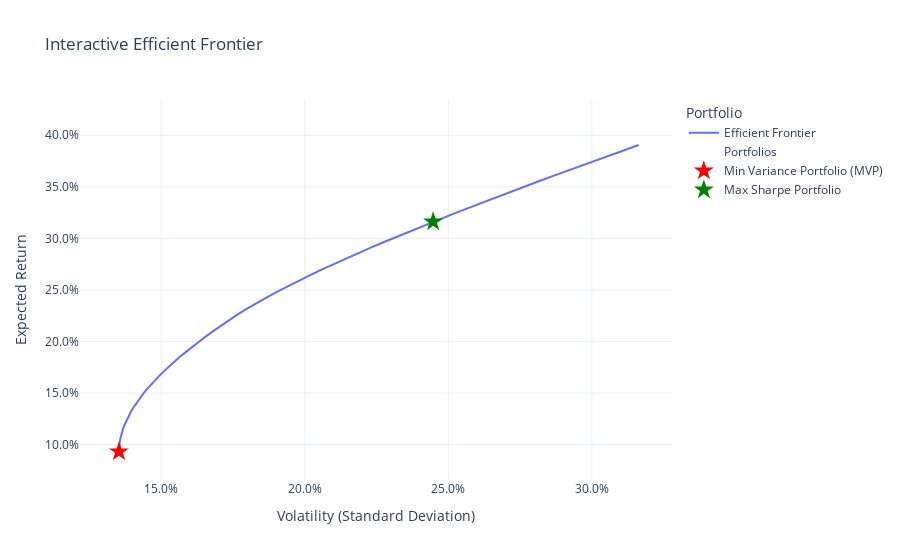

This figure's notebook cell:
### Code cell
import plotly.io as pio
import plotly.graph_objects as go

# --- Recalculate the key portfolio stats for clarity
mvp_return_hist, mvp_vol_hist, _ = portfolio_stats(w_mvp, er_hist, cov_matrix, rf)
sharpe_return_hist, sharpe_vol_hist, _ = portfolio_stats(w_sharpe_hist, er_hist, cov_matrix, rf)
assets = ['Gold', 'Oil', 'SPY', 'Apple']

# --- Helper function to solve for the portfolio with a target return
# (Modified to return weights for the hover-text)
def solve_for_target_return(er, cov, target_return):
    n = len(er)
    w = cp.Variable(n)
    objective = cp.Minimize(cp.quad_form(w, cov))
    constraints = [cp.sum(w) == 1, er @ w == target_return, w >= 0]
    problem = cp.Problem(objective, constraints)
    problem.solve()
    
    # Check if a solution was found
    if problem.status == 'optimal' or problem.status == 'optimal_inaccurate':
        return (np.sqrt(problem.value), w.value)
    else:
        # Return NaN if no optimal portfolio exists for this return level
        return (np.nan, np.full(n, np.nan))

# --- Generate the points for the TRUE Efficient Frontier
# 1. Start from the MVP's return and go up to the max single-asset return
# 2. This removes the inefficient bottom half of the curve.
target_returns = np.linspace(mvp_return_hist, max(er_hist)*1.05, 75)
frontier_vols = []
frontier_weights = []

for r in target_returns:
    vol, weights = solve_for_target_return(er_hist, cov_matrix, r)
    frontier_vols.append(vol)
    frontier_weights.append(weights)
    
# --- Create the interactive plot with Plotly
fig = go.Figure()

# Add the Efficient Frontier line
fig.add_trace(go.Scatter(
    x=frontier_vols, y=target_returns,
    mode='lines',
    name='Efficient Frontier'
))

# Create the hover text for each point on the frontier
hover_texts = []
for weights in frontier_weights:
    text = ""
    # Ensure weights is a valid array before formatting
    if weights is not None and not np.isnan(weights).any():
        text += f"<b>Return:</b> {target_returns[len(hover_texts)]:.3f}<br>"
        text += f"<b>Volatility:</b> {frontier_vols[len(hover_texts)]:.3f}<br><br>"
        for i, asset in enumerate(assets):
            text += f"<b>{asset}:</b> {weights[i]:.2%}<br>"
    hover_texts.append(text)

# Add the invisible scatter points for the hover-over functionality
fig.add_trace(go.Scatter(
    x=frontier_vols, y=target_returns,
    mode='markers',
    marker=dict(color='rgba(0,0,0,0)'), # Make markers invisible
    hoverinfo='text',
    hovertext=hover_texts,
    name='Portfolios'
))

# Add the Minimum Variance Portfolio (MVP)
fig.add_trace(go.Scatter(
    x=[mvp_vol_hist], y=[mvp_return_hist],
    mode='markers',
    marker=dict(symbol='star', color='red', size=15),
    name='Min Variance Portfolio (MVP)'
))

# Add the Max Sharpe Portfolio
fig.add_trace(go.Scatter(
    x=[sharpe_vol_hist], y=[sharpe_return_hist],
    mode='markers',
    marker=dict(symbol='star', color='green', size=15),
    name='Max Sharpe Portfolio'
))

# Update layout for a professional look
fig.update_layout(
    title='Interactive Efficient Frontier',
    xaxis_title='Volatility (Standard Deviation)',
    yaxis_title='Expected Return',
    yaxis_tickformat='.1%',
    xaxis_tickformat='.1%',
    legend_title="Portfolio",
    template='plotly_white'
)

pio.renderers.default = "vscode"  # or "vscode" if you're in VS Code

fig.show()

### Figure 1 — Plotly figure (JSON) as saved in the notebook; plotly's stock layout.template omitted (floating-point values rounded to 4 significant figures)
{"data": [{"mode": "lines", "name": "Efficient Frontier", "type": "scatter", "x": [0.1353, 0.1354, 0.1356, 0.1358, 0.1362, 0.1367, 0.1372, 0.1379, 0.1386, 0.1395, 0.1404, 0.1414, 0.1425, 0.1437, 0.145, 0.1463, 0.1477, 0.1492, 0.1508, 0.1524, 0.1542, 0.1559, 0.1578, 0.1597, 0.1616, 0.1637, 0.1657, 0.1679, 0.17, 0.1723, 0.1745, 0.1769, 0.1794, 0.1821, 0.1848, 0.1876, 0.1904, 0.1934, 0.1965, 0.1996, 0.2028, 0.2061, 0.2094, 0.2128, 0.2163, 0.2198, 0.2234, 0.227, 0.2307, 0.2344, 0.2382, 0.242, 0.2459, 0.2498, 0.2537, 0.2577, 0.2617, 0.2657, 0.2698, 0.2739, 0.278, 0.2822, 0.2864, 0.2906, 0.2948, 0.2991, 0.3033, 0.3076, 0.3119, 0.3163, null, null, null, null, null], "y": [0.09325, 0.09756, 0.1019, 0.1062, 0.1105, 0.1148, 0.1191, 0.1234, 0.1277, 0.132, 0.1363, 0.1407, 0.145, 0.1493, 0.1536, 0.1579, 0.1622, 0.1665, 0.1708, 0.1751, 0.1794, 0.1838, 0.1881, 0.1924, 0.1967, 0.201, 0.2053, 0.2096, 0.2139, 0.2182, 0.2225, 0.2268, 0.2312, 0.2355, 0.2398, 0.2441, 0.2484, 0.2527, 0.257, 0.2613, 0.2656, 0.2699, 0.2743, 0.2786, 0.2829, 0.2872, 0.2915, 0.2958, 0.3001, 0.3044, 0.3087, 0.313, 0.3173, 0.3217, 0.326, 0.3303, 0.3346, 0.3389, 0.3432, 0.3475, 0.3518, 0.3561, 0.3604, 0.3648, 0.3691, 0.3734, 0.3777, 0.382, 0.3863, 0.3906, 0.3949, 0.3992, 0.4035, 0.4078, 0.4122]}, {"hoverinfo": "text", "hovertext": ["<b>Return:</b> 0.093<br><b>Volatility:</b> 0.135<br><br><b>Gold:</b> 57.36%<br><b>Oil:</b> -0.00%<br><b>SPY:</b> 42.64%<br><b>Apple:</b> 0.00%<br>", "<b>Return:</b> 0.098<br><b>Volatility:</b> 0.135<br><br><b>Gold:</b> 57.24%<br><b>Oil:</b> 0.00%<br><b>SPY:</b> 41.24%<br><b>Apple:</b> 1.52%<br>", "<b>Return:</b> 0.102<br><b>Volatility:</b> 0.136<br><br><b>Gold:</b> 57.17%<br><b>Oil:</b> 0.00%<br><b>SPY:</b> 39.78%<br><b>Apple:</b> 3.05%<br>", "<b>Return:</b> 0.106<br><b>Volatility:</b> 0.136<br><br><b>Gold:</b> 57.10%<br><b>Oil:</b> 0.00%<br><b>SPY:</b> 38.33%<br><b>Apple:</b> 4.58%<br>", "<b>Return:</b> 0.110<br><b>Volatility:</b> 0.136<br><br><b>Gold:</b> 57.03%<br><b>Oil:</b> 0.00%<br><b>SPY:</b> 36.87%<br><b>Apple:</b> 6.10%<br>", "<b>Return:</b> 0.115<br><b>Volatility:</b> 0.137<br><br><b>Gold:</b> 56.96%<br><b>Oil:</b> 0.00%<br><b>SPY:</b> 35.41%<br><b>Apple:</b> 7.63%<br>", "<b>Return:</b> 0.119<br><b>Volatility:</b> 0.137<br><br><b>Gold:</b> 56.89%<br><b>Oil:</b> 0.00%<br><b>SPY:</b> 33.95%<br><b>Apple:</b> 9.16%<br>", "<b>Return:</b> 0.123<br><b>Volatility:</b> 0.138<br><br><b>Gold:</b> 56.81%<br><b>Oil:</b> 0.00%<br><b>SPY:</b> 32.50%<br><b>Apple:</b> 10.69%<br>", "<b>Return:</b> 0.128<br><b>Volatility:</b> 0.139<br><br><b>Gold:</b> 56.74%<br><b>Oil:</b> 0.00%<br><b>SPY:</b> 31.04%<br><b>Apple:</b> 12.21%<br>", "<b>Return:</b> 0.132<br><b>Volatility:</b> 0.139<br><br><b>Gold:</b> 56.67%<br><b>Oil:</b> 0.00%<br><b>SPY:</b> 29.58%<br><b>Apple:</b> 13.74%<br>", "<b>Return:</b> 0.136<br><b>Volatility:</b> 0.140<br><br><b>Gold:</b> 56.60%<br><b>Oil:</b> 0.00%<br><b>SPY:</b> 28.13%<br><b>Apple:</b> 15.27%<br>", "<b>Return:</b> 0.141<br><b>Volatility:</b> 0.141<br><br><b>Gold:</b> 56.53%<br><b>Oil:</b> 0.00%<br><b>SPY:</b> 26.67%<br><b>Apple:</b> 16.80%<br>", "<b>Return:</b> 0.145<br><b>Volatility:</b> 0.143<br><br><b>Gold:</b> 56.46%<br><b>Oil:</b> 0.00%<br><b>SPY:</b> 25.21%<br><b>Apple:</b> 18.33%<br>", "<b>Return:</b> 0.149<br><b>Volatility:</b> 0.144<br><br><b>Gold:</b> 56.39%<br><b>Oil:</b> 0.00%<br><b>SPY:</b> 23.76%<br><b>Apple:</b> 19.85%<br>", "<b>Return:</b> 0.154<br><b>Volatility:</b> 0.145<br><br><b>Gold:</b> 56.32%<br><b>Oil:</b> 0.00%<br><b>SPY:</b> 22.30%<br><b>Apple:</b> 21.38%<br>", "<b>Return:</b> 0.158<br><b>Volatility:</b> 0.146<br><br><b>Gold:</b> 56.25%<br><b>Oil:</b> 0.00%<br><b>SPY:</b> 20.84%<br><b>Apple:</b> 22.91%<br>", "<b>Return:</b> 0.162<br><b>Volatility:</b> 0.148<br><br><b>Gold:</b> 56.18%<br><b>Oil:</b> 0.00%<br><b>SPY:</b> 19.39%<br><b>Apple:</b> 24.44%<br>", "<b>Return:</b> 0.167<br><b>Volatility:</b> 0.149<br><br><b>Gold:</b> 56.11%<br><b>Oil:</b> 0.00%<br><b>SPY:</b> 17.93%<br><b>Apple:</b> 25.96%<br>", "<b>Return:</b> 0.171<br><b>Volatility:</b> 0.151<br><br><b>Gold:</b> 56.04%<br><b>Oil:</b> 0.00%<br><b>SPY:</b> 16.47%<br><b>Apple:</b> 27.49%<br>", "<b>Return:</b> 0.175<br><b>Volatility:</b> 0.152<br><br><b>Gold:</b> 55.97%<br><b>Oil:</b> 0.00%<br><b>SPY:</b> 15.02%<br><b>Apple:</b> 29.02%<br>", "<b>Return:</b> 0.179<br><b>Volatility:</b> 0.154<br><br><b>Gold:</b> 55.90%<br><b>Oil:</b> 0.00%<br><b>SPY:</b> 13.56%<br><b>Apple:</b> 30.55%<br>", "<b>Return:</b> 0.184<br><b>Volatility:</b> 0.156<br><br><b>Gold:</b> 55.83%<br><b>Oil:</b> 0.00%<br><b>SPY:</b> 12.10%<br><b>Apple:</b> 32.07%<br>", "<b>Return:</b> 0.188<br><b>Volatility:</b> 0.158<br><br><b>Gold:</b> 55.75%<br><b>Oil:</b> 0.00%<br><b>SPY:</b> 10.64%<br><b>Apple:</b> 33.60%<br>", "<b>Return:</b> 0.192<br><b>Volatility:</b> 0.160<br><br><b>Gold:</b> 55.68%<br><b>Oil:</b> 0.00%<br><b>SPY:</b> 9.19%<br><b>Apple:</b> 35.13%<br>", "<b>Return:</b> 0.197<br><b>Volatility:</b> 0.162<br><br><b>Gold:</b> 55.61%<br><b>Oil:</b> 0.00%<br><b>SPY:</b> 7.73%<br><b>Apple:</b> 36.66%<br>", "<b>Return:</b> 0.201<br><b>Volatility:</b> 0.164<br><br><b>Gold:</b> 55.54%<br><b>Oil:</b> 0.00%<br><b>SPY:</b> 6.27%<br><b>Apple:</b> 38.18%<br>", "<b>Return:</b> 0.205<br><b>Volatility:</b> 0.166<br><br><b>Gold:</b> 55.47%<br><b>Oil:</b> 0.00%<br><b>SPY:</b> 4.82%<br><b>Apple:</b> 39.71%<br>", "<b>Return:</b> 0.210<br><b>Volatility:</b> 0.168<br><br><b>Gold:</b> 55.40%<br><b>Oil:</b> 0.00%<br><b>SPY:</b> 3.36%<br><b>Apple:</b> 41.24%<br>", "<b>Return:</b> 0.214<br><b>Volatility:</b> 0.170<br><br><b>Gold:</b> 55.33%<br><b>Oil:</b> 0.00%<br><b>SPY:</b> 1.90%<br><b>Apple:</b> 42.77%<br>", "<b>Return:</b> 0.218<br><b>Volatility:</b> 0.172<br><br><b>Gold:</b> 55.26%<br><b>Oil:</b> 0.00%<br><b>SPY:</b> 0.45%<br><b>Apple:</b> 44.29%<br>", "<b>Return:</b> 0.223<br><b>Volatility:</b> 0.175<br><br><b>Gold:</b> 54.28%<br><b>Oil:</b> -0.00%<br><b>SPY:</b> -0.00%<br><b>Apple:</b> 45.72%<br>", "<b>Return:</b> 0.227<br><b>Volatility:</b> 0.177<br><br><b>Gold:</b> 52.91%<br><b>Oil:</b> 0.00%<br><b>SPY:</b> 0.00%<br><b>Apple:</b> 47.09%<br>", "<b>Return:</b> 0.231<br><b>Volatility:</b> 0.179<br><br><b>Gold:</b> 51.53%<br><b>Oil:</b> 0.00%<br><b>SPY:</b> 0.00%<br><b>Apple:</b> 48.47%<br>", "<b>Return:</b> 0.235<br><b>Volatility:</b> 0.182<br><br><b>Gold:</b> 50.16%<br><b>Oil:</b> 0.00%<br><b>SPY:</b> 0.00%<br><b>Apple:</b> 49.84%<br>", "<b>Return:</b> 0.240<br><b>Volatility:</b> 0.185<br><br><b>Gold:</b> 48.78%<br><b>Oil:</b> 0.00%<br><b>SPY:</b> 0.00%<br><b>Apple:</b> 51.22%<br>", "<b>Return:</b> 0.244<br><b>Volatility:</b> 0.188<br><br><b>Gold:</b> 47.40%<br><b>Oil:</b> -0.00%<br><b>SPY:</b> -0.00%<br><b>Apple:</b> 52.60%<br>", "<b>Return:</b> 0.248<br><b>Volatility:</b> 0.190<br><br><b>Gold:</b> 46.03%<br><b>Oil:</b> 0.00%<br><b>SPY:</b> 0.00%<br><b>Apple:</b> 53.97%<br>", "<b>Return:</b> 0.253<br><b>Volatility:</b> 0.193<br><br><b>Gold:</b> 44.65%<br><b>Oil:</b> 0.00%<br><b>SPY:</b> 0.00%<br><b>Apple:</b> 55.35%<br>", "<b>Return:</b> 0.257<br><b>Volatility:</b> 0.196<br><br><b>Gold:</b> 43.27%<br><b>Oil:</b> 0.00%<br><b>SPY:</b> 0.00%<br><b>Apple:</b> 56.73%<br>", "<b>Return:</b> 0.261<br><b>Volatility:</b> 0.200<br><br><b>Gold:</b> 41.90%<br><b>Oil:</b> -0.00%<br><b>SPY:</b> -0.00%<br><b>Apple:</b> 58.10%<br>", "<b>Return:</b> 0.266<br><b>Volatility:</b> 0.203<br><br><b>Gold:</b> 40.52%<br><b>Oil:</b> -0.00%<br><b>SPY:</b> -0.00%<br><b>Apple:</b> 59.48%<br>", "<b>Return:</b> 0.270<br><b>Volatility:</b> 0.206<br><br><b>Gold:</b> 39.15%<br><b>Oil:</b> -0.00%<br><b>SPY:</b> 0.00%<br><b>Apple:</b> 60.85%<br>", "<b>Return:</b> 0.274<br><b>Volatility:</b> 0.209<br><br><b>Gold:</b> 37.77%<br><b>Oil:</b> -0.00%<br><b>SPY:</b> 0.00%<br><b>Apple:</b> 62.23%<br>", "<b>Return:</b> 0.279<br><b>Volatility:</b> 0.213<br><br><b>Gold:</b> 36.39%<br><b>Oil:</b> 0.00%<br><b>SPY:</b> 0.00%<br><b>Apple:</b> 63.61%<br>", "<b>Return:</b> 0.283<br><b>Volatility:</b> 0.216<br><br><b>Gold:</b> 35.02%<br><b>Oil:</b> 0.00%<br><b>SPY:</b> -0.00%<br><b>Apple:</b> 64.98%<br>", "<b>Return:</b> 0.287<br><b>Volatility:</b> 0.220<br><br><b>Gold:</b> 33.64%<br><b>Oil:</b> 0.00%<br><b>SPY:</b> 0.00%<br><b>Apple:</b> 66.36%<br>", "<b>Return:</b> 0.291<br><b>Volatility:</b> 0.223<br><br><b>Gold:</b> 32.27%<br><b>Oil:</b> 0.00%<br><b>SPY:</b> 0.00%<br><b>Apple:</b> 67.73%<br>", "<b>Return:</b> 0.296<br><b>Volatility:</b> 0.227<br><br><b>Gold:</b> 30.89%<br><b>Oil:</b> -0.00%<br><b>SPY:</b> 0.00%<br><b>Apple:</b> 69.11%<br>", "<b>Return:</b> 0.300<br><b>Volatility:</b> 0.231<br><br><b>Gold:</b> 29.51%<br><b>Oil:</b> 0.00%<br><b>SPY:</b> 0.00%<br><b>Apple:</b> 70.49%<br>", "<b>Return:</b> 0.304<br><b>Volatility:</b> 0.234<br><br><b>Gold:</b> 28.14%<br><b>Oil:</b> -0.00%<br><b>SPY:</b> -0.00%<br><b>Apple:</b> 71.86%<br>", "<b>Return:</b> 0.309<br><b>Volatility:</b> 0.238<br><br><b>Gold:</b> 26.76%<br><b>Oil:</b> 0.00%<br><b>SPY:</b> 0.00%<br><b>Apple:</b> 73.24%<br>", "<b>Return:</b> 0.313<br><b>Volatility:</b> 0.242<br><br><b>Gold:</b> 25.38%<br><b>Oil:</b> -0.00%<br><b>SPY:</b> -0.00%<br><b>Apple:</b> 74.62%<br>", "<b>Return:</b> 0.317<br><b>Volatility:</b> 0.246<br><br><b>Gold:</b> 24.01%<br><b>Oil:</b> -0.00%<br><b>SPY:</b> -0.00%<br><b>Apple:</b> 75.99%<br>", "<b>Return:</b> 0.322<br><b>Volatility:</b> 0.250<br><br><b>Gold:</b> 22.63%<br><b>Oil:</b> 0.00%<br><b>SPY:</b> -0.00%<br><b>Apple:</b> 77.37%<br>", "<b>Return:</b> 0.326<br><b>Volatility:</b> 0.254<br><br><b>Gold:</b> 21.26%<br><b>Oil:</b> 0.00%<br><b>SPY:</b> 0.00%<br><b>Apple:</b> 78.74%<br>", "<b>Return:</b> 0.330<br><b>Volatility:</b> 0.258<br><br><b>Gold:</b> 19.88%<br><b>Oil:</b> -0.00%<br><b>SPY:</b> -0.00%<br><b>Apple:</b> 80.12%<br>", "<b>Return:</b> 0.335<br><b>Volatility:</b> 0.262<br><br><b>Gold:</b> 18.50%<br><b>Oil:</b> -0.00%<br><b>SPY:</b> -0.00%<br><b>Apple:</b> 81.50%<br>", "<b>Return:</b> 0.339<br><b>Volatility:</b> 0.266<br><br><b>Gold:</b> 17.13%<br><b>Oil:</b> 0.00%<br><b>SPY:</b> -0.00%<br><b>Apple:</b> 82.87%<br>", "<b>Return:</b> 0.343<br><b>Volatility:</b> 0.270<br><br><b>Gold:</b> 15.75%<br><b>Oil:</b> 0.00%<br><b>SPY:</b> -0.00%<br><b>Apple:</b> 84.25%<br>", "<b>Return:</b> 0.348<br><b>Volatility:</b> 0.274<br><br><b>Gold:</b> 14.38%<br><b>Oil:</b> -0.00%<br><b>SPY:</b> -0.00%<br><b>Apple:</b> 85.62%<br>", "<b>Return:</b> 0.352<br><b>Volatility:</b> 0.278<br><br><b>Gold:</b> 13.00%<br><b>Oil:</b> 0.00%<br><b>SPY:</b> 0.00%<br><b>Apple:</b> 87.00%<br>", "<b>Return:</b> 0.356<br><b>Volatility:</b> 0.282<br><br><b>Gold:</b> 11.62%<br><b>Oil:</b> 0.00%<br><b>SPY:</b> 0.00%<br><b>Apple:</b> 88.38%<br>", "<b>Return:</b> 0.360<br><b>Volatility:</b> 0.286<br><br><b>Gold:</b> 10.25%<br><b>Oil:</b> 0.00%<br><b>SPY:</b> 0.00%<br><b>Apple:</b> 89.75%<br>", "<b>Return:</b> 0.365<br><b>Volatility:</b> 0.291<br><br><b>Gold:</b> 8.87%<br><b>Oil:</b> -0.00%<br><b>SPY:</b> 0.00%<br><b>Apple:</b> 91.13%<br>", "<b>Return:</b> 0.369<br><b>Volatility:</b> 0.295<br><br><b>Gold:</b> 7.49%<br><b>Oil:</b> 0.00%<br><b>SPY:</b> 0.00%<br><b>Apple:</b> 92.51%<br>", "<b>Return:</b> 0.373<br><b>Volatility:</b> 0.299<br><br><b>Gold:</b> 6.12%<br><b>Oil:</b> -0.00%<br><b>SPY:</b> 0.00%<br><b>Apple:</b> 93.88%<br>", "<b>Return:</b> 0.378<br><b>Volatility:</b> 0.303<br><br><b>Gold:</b> 4.74%<br><b>Oil:</b> -0.00%<br><b>SPY:</b> -0.00%<br><b>Apple:</b> 95.26%<br>", "<b>Return:</b> 0.382<br><b>Volatility:</b> 0.308<br><br><b>Gold:</b> 3.37%<br><b>Oil:</b> 0.00%<br><b>SPY:</b> -0.00%<br><b>Apple:</b> 96.63%<br>", "<b>Return:</b> 0.386<br><b>Volatility:</b> 0.312<br><br><b>Gold:</b> 1.99%<br><b>Oil:</b> -0.00%<br><b>SPY:</b> 0.00%<br><b>Apple:</b> 98.01%<br>", "<b>Return:</b> 0.391<br><b>Volatility:</b> 0.316<br><br><b>Gold:</b> 0.61%<br><b>Oil:</b> 0.00%<br><b>SPY:</b> 0.00%<br><b>Apple:</b> 99.39%<br>", "", "", "", "", ""], "marker": {"color": "rgba(0,0,0,0)"}, "mode": "markers", "name": "Portfolios", "type": "scatter", "x": [0.1353, 0.1354, 0.1356, 0.1358, 0.1362, 0.1367, 0.1372, 0.1379, 0.1386, 0.1395, 0.1404, 0.1414, 0.1425, 0.1437, 0.145, 0.1463, 0.1477, 0.1492, 0.1508, 0.1524, 0.1542, 0.1559, 0.1578, 0.1597, 0.1616, 0.1637, 0.1657, 0.1679, 0.17, 0.1723, 0.1745, 0.1769, 0.1794, 0.1821, 0.1848, 0.1876, 0.1904, 0.1934, 0.1965, 0.1996, 0.2028, 0.2061, 0.2094, 0.2128, 0.2163, 0.2198, 0.2234, 0.227, 0.2307, 0.2344, 0.2382, 0.242, 0.2459, 0.2498, 0.2537, 0.2577, 0.2617, 0.2657, 0.2698, 0.2739, 0.278, 0.2822, 0.2864, 0.2906, 0.2948, 0.2991, 0.3033, 0.3076, 0.3119, 0.3163, null, null, null, null, null], "y": [0.09325, 0.09756, 0.1019, 0.1062, 0.1105, 0.1148, 0.1191, 0.1234, 0.1277, 0.132, 0.1363, 0.1407, 0.145, 0.1493, 0.1536, 0.1579, 0.1622, 0.1665, 0.1708, 0.1751, 0.1794, 0.1838, 0.1881, 0.1924, 0.1967, 0.201, 0.2053, 0.2096, 0.2139, 0.2182, 0.2225, 0.2268, 0.2312, 0.2355, 0.2398, 0.2441, 0.2484, 0.2527, 0.257, 0.2613, 0.2656, 0.2699, 0.2743, 0.2786, 0.2829, 0.2872, 0.2915, 0.2958, 0.3001, 0.3044, 0.3087, 0.313, 0.3173, 0.3217, 0.326, 0.3303, 0.3346, 0.3389, 0.3432, 0.3475, 0.3518, 0.3561, 0.3604, 0.3648, 0.3691, 0.3734, 0.3777, 0.382, 0.3863, 0.3906, 0.3949, 0.3992, 0.4035, 0.4078, 0.4122]}, {"marker": {"color": "red", "size": 15, "symbol": "star"}, "mode": "markers", "name": "Min Variance Portfolio (MVP)", "type": "scatter", "x": [0.1353], "y": [0.09325]}, {"marker": {"color": "green", "size": 15, "symbol": "star"}, "mode": "markers", "name": "Max Sharpe Portfolio", "type": "scatter", "x": [0.2447], "y": [0.3161]}], "layout": {"legend": {"title": {"text": "Portfolio"}}, "title": {"text": "Interactive Efficient Frontier"}, "xaxis": {"tickformat": ".1%", "title": {"text": "Volatility (Standard Deviation)"}}, "yaxis": {"tickformat": ".1%", "title": {"text": "Expected Return"}}}}
